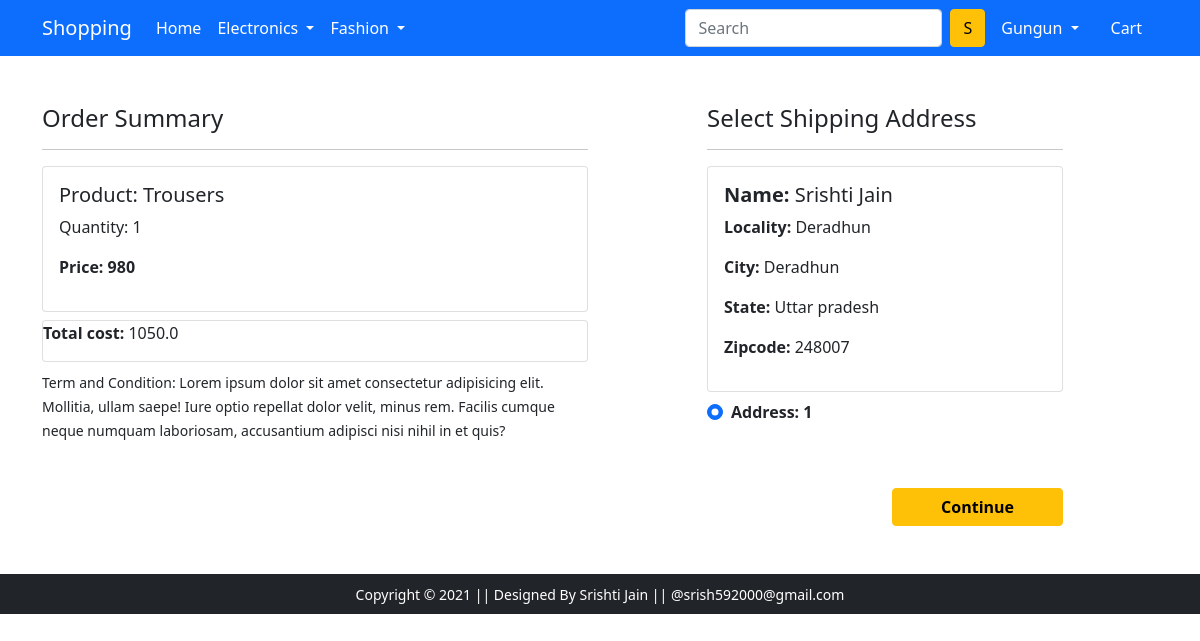
The page /checkout/ (signed in) on the database its author committed.
### app/models.py (models this page shows, shortened)
class Cart(models.Model):
     user = models.ForeignKey(User, on_delete=models.CASCADE)
     product = models.ForeignKey(Product, on_delete=models.CASCADE)
     quantity = models.PositiveBigIntegerField(default=1)
     @property
     def total_cost(self):
         return self.quantity * self.product.discount_price

class Product(models.Model):
    title = models.CharField(max_length=50)
    selling_price= models.IntegerField()
    discount_price= models.IntegerField()
    description = models.CharField(max_length=500)
    category = models.CharField(choices=CATEGORY_CHOICES , max_length=50)
    brand = models.CharField(max_length=100 , null=True)
    product_image = models.ImageField(null= True , blank= True , upload_to ='producting' )

class Customer(models.Model):
    user = models.ForeignKey(User, on_delete=models.CASCADE)
    name = models.CharField(max_length=200)
    locality = models.CharField(max_length=200)
    city = models.CharField(max_length=50)
    zipcode= models.IntegerField()
    state = models.CharField(choices=STATE_CHOICES , max_length=50)

### app/views.py (the view)
# urls.py: path('checkout/', views.checkout, name='checkout'),
def checkout(request):
	user = request.user
	add = Customer.objects.filter(user=user)
	cart_items = Cart.objects.filter(user=user)
	amount = 0.0
	shipping_amount = 70.0
	totalamount=0.0
	cart_product = [p for p in Cart.objects.all() if p.user == request.user]
	if cart_product:
		for p in cart_product:
			tempamount = (p.quantity * p.product.discount_price)
			amount += tempamount
		totalamount = amount+shipping_amount
	return render(request, 'app/checkout.html', {'cart_items':cart_items , 'add' : add , 'totalamount' : totalamount })

### app/templates/app/checkout.html (shortened to what this page needs)
{% extends 'app/base.html' %}
{% load static %}
{% block main-content %}
<div class="container">
 <div class="row mt-5">
  <div class="col-sm-6">
    <h4>Order Summary</h4>
    <hr>
      <div class="card mb-2">
        <div class="card-body">
          {% for c in cart_items %}
          <h5>Product: {{c.product.title}}</h5>
          <p>Quantity: {{c.quantity}}</p>
          <p class="fw-bold">Price: {{c.total_cost}}</p>
          {% endfor %}
        </div>
      </div>
      <div class="card mb-2 ">
        <p><strong>Total cost: </strong>{{totalamount}}</p>
      </div>
    <small>Term and Condition: Lorem ipsum dolor sit amet consectetur adipisicing elit. Mollitia, ullam saepe! Iure optio repellat dolor velit, minus rem. Facilis cumque neque numquam laboriosam, accusantium adipisci nisi nihil in et quis?</small>
  </div>
  <div class="col-sm-4 offset-sm-1">
    <h4>Select Shipping Address</h4>
    <hr>
    <form action="/paymentdone/">
      {% for a in add %}
      <div class="card">
        <div class="card-body">
        <h5> <strong>Name: </strong>{{a.name}}</h5>
        <p><strong>Locality: </strong>{{a.locality}}</p>
        <p><strong>City: </strong>{{a.city}}</p>
        <p><strong>State: </strong>{{a.state}}</p>
        <p><strong>Zipcode: </strong>{{a.zipcode}}</p>
        </div>
      </div>
      <div class="form-check mt-2 mb-5">
        <input class="form-check-input" type="radio" name="custid" id="custadd{{forloop.counter}}" value="{{a.id}}" checked>
        <label class="form-check-label fw-bold" for="custadd{{forloop.counter}}">
          Address: {{ forloop.counter }} </label>
      </div>
        {% endfor %}
        <div class="text-end">
          <button type="submit" class="btn btn-warning mt-3 px-5 fw-bold">Continue</button>
        </div>
      </form>
    </div>
  </div>
</div>
{% endblock main-content %}

### app/templates/app/base.html (shortened to what this page needs)
<!doctype html>
{% load static %}
<html lang="en">
  <head>
    <link href="https://cdn.jsdelivr.net/npm/bootstrap@5.0.0-beta1/dist/css/bootstrap.min.css" rel="stylesheet">
    <link rel="stylesheet" href="{% static 'app/css/owl.carousel.min.css' %}">
    <link rel="stylesheet" href="{% static 'app/css/all.min.css' %}">
    <link rel="stylesheet" href="{% static 'app/css/style.css' %}">
  </head>
  <body>
    <nav class="navbar navbar-expand-lg navbar-dark bg-primary">
     <div class="container">
       <a class="navbar-brand" href="/">Shopping</a>
       <div class="collapse navbar-collapse" id="navbarSupportedContent">
         <ul class="navbar-nav me-auto mb-2 mb-lg-0">
           <li class="nav-item">
             <a class="nav-link active" aria-current="page" href="/">Home</a>
           </li>
           <li class="nav-item dropdown">
             <a class="nav-link dropdown-toggle text-white" href="#" id="electronicsDropdown" role="button" data-bs-toggle="dropdown" aria-expanded="false">
               Electronics
             </a>
           </li>
           <li class="nav-item dropdown">
             <a class="nav-link dropdown-toggle text-white" href="#" id="fashionDropdown" role="button" data-bs-toggle="dropdown" aria-expanded="false">
               Fashion
             </a>
           </li>
         </ul>
         <form class="d-flex">
           <input class="form-control me-2" type="search" placeholder="Search" aria-label="Search">
           <button class="btn btn-warning" type="submit">S</button>
         </form>
         <div>
          <ul class="navbar-nav me-auto mb-2 mb-lg-0">
          {% if request.user.is_authenticated %}
           <li class="nav-item dropdown mx-2">
              <a class="nav-link dropdown-toggle text-white" href="#" id="profileDropdown" role="button" data-bs-toggle="dropdown" aria-expanded="false">
                {{request.user.username|capfirst}}
              </a>
            </li>
            <li class="nav-item mx-2">
              <a href="{% url 'showcart' %}" class="nav-link text-white"> Cart </a>
            </li>
            {% endif %}
          </ul>
         </div>
       </div>
     </div>
    </nav>
    {% block main-content %} {% endblock main-content %}
 <footer class="container-fluid bg-dark text-center p-2 mt-5">
  <small class="text-white">Copyright &copy; 2021 || Designed By Srishti Jain || @srish592000@gmail.com </small>
</footer>
  </body>
</html>

### rows shown on the page
Cart: product "Trousers", quantity "1", total_cost "980"
Customer: name "Srishti Jain", locality "Deradhun", city "Deradhun", state "Uttar pradesh", zipcode "248007"

### other values the page prints
{{ request.user.username|capfirst }} "Gungun"
{{ totalamount }} "1050.0"
